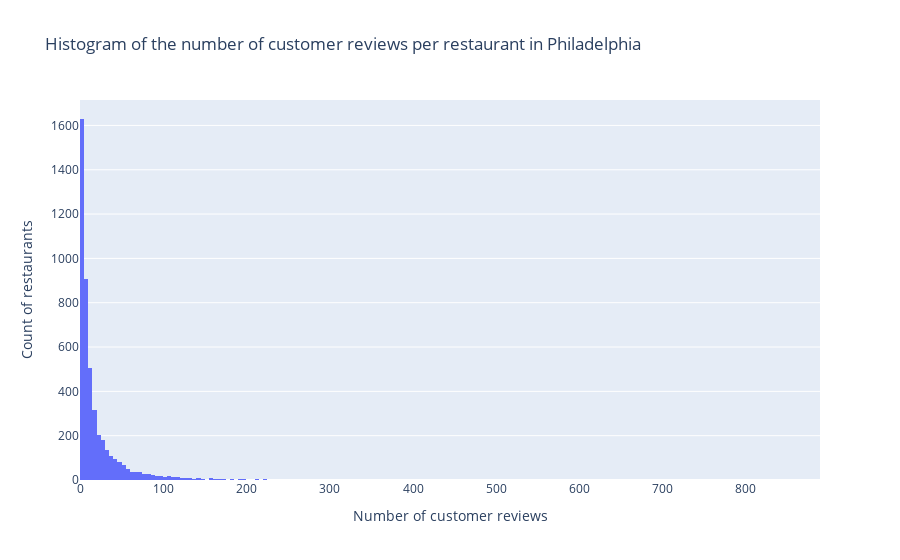

Notebook cell for this chart:
### Markdown cell above
## Exploring the restaurant reviews data

Now that we have extracted the restaurant review data in Philadelphia, let's start by some exploratory data analysis (EDA) to make sense of the data and (hopefully) find some inspirations of what advice can be given to the business owner. 

### How often are restaurants reviewed by customers?

To begin with, how often is each restaurant reviewed by customers in Philly? The histogram below indicates that very few restaurants have received more than 30 reviews. 

<!-- Some EDAs
1. Distribution of the count of reviews per resto
2. 
-->

<!-- Some ideas of the analysis: 
1. Use embeddings on reviews and categories and then run LSA to summarise them as "themes" (e.g., what is a review about in terms of food, service etc.? How can we group many categories into one based on their similarity?) 
2. Analyse how the themes are related to rating to understand what customers like/ don't like about
-->

### Code cell
# Number of reviews per restaurant
review_counts = restos_philly["name"].value_counts()

fig = px.histogram(review_counts, 
                   title = " Histogram of the number of customer reviews per restaurant in Philadelphia")

fig.update_layout(xaxis_title = "Number of customer reviews", 
                  yaxis_title = "Count of restaurants", 
                  showlegend = False)

fig.show()

### Figure 1 — Plotly figure (JSON) as saved in the notebook; plotly's stock layout.template omitted (floating-point values rounded to 4 significant figures; data arrays with more than 128 entries replaced by an {"elided": "..."} marker saying what was removed)
{"data": [{"alignmentgroup": "True", "bingroup": "x", "hovertemplate": "variable=count<br>value=%{x}<br>count=%{y}<extra></extra>", "legendgroup": "count", "marker": {"color": "#636efa", "pattern": {"shape": ""}}, "name": "count", "offsetgroup": "count", "orientation": "v", "showlegend": true, "type": "histogram", "x": {"elided": "4683 int values"}, "xaxis": "x", "yaxis": "y"}], "layout": {"barmode": "relative", "legend": {"title": {"text": "variable"}, "tracegroupgap": 0}, "showlegend": false, "title": {"text": " Histogram of the number of customer reviews per restaurant in Philadelphia"}, "xaxis": {"anchor": "y", "domain": [0, 1], "title": {"text": "Number of customer reviews"}}, "yaxis": {"anchor": "x", "domain": [0, 1], "title": {"text": "Count of restaurants"}}}}
